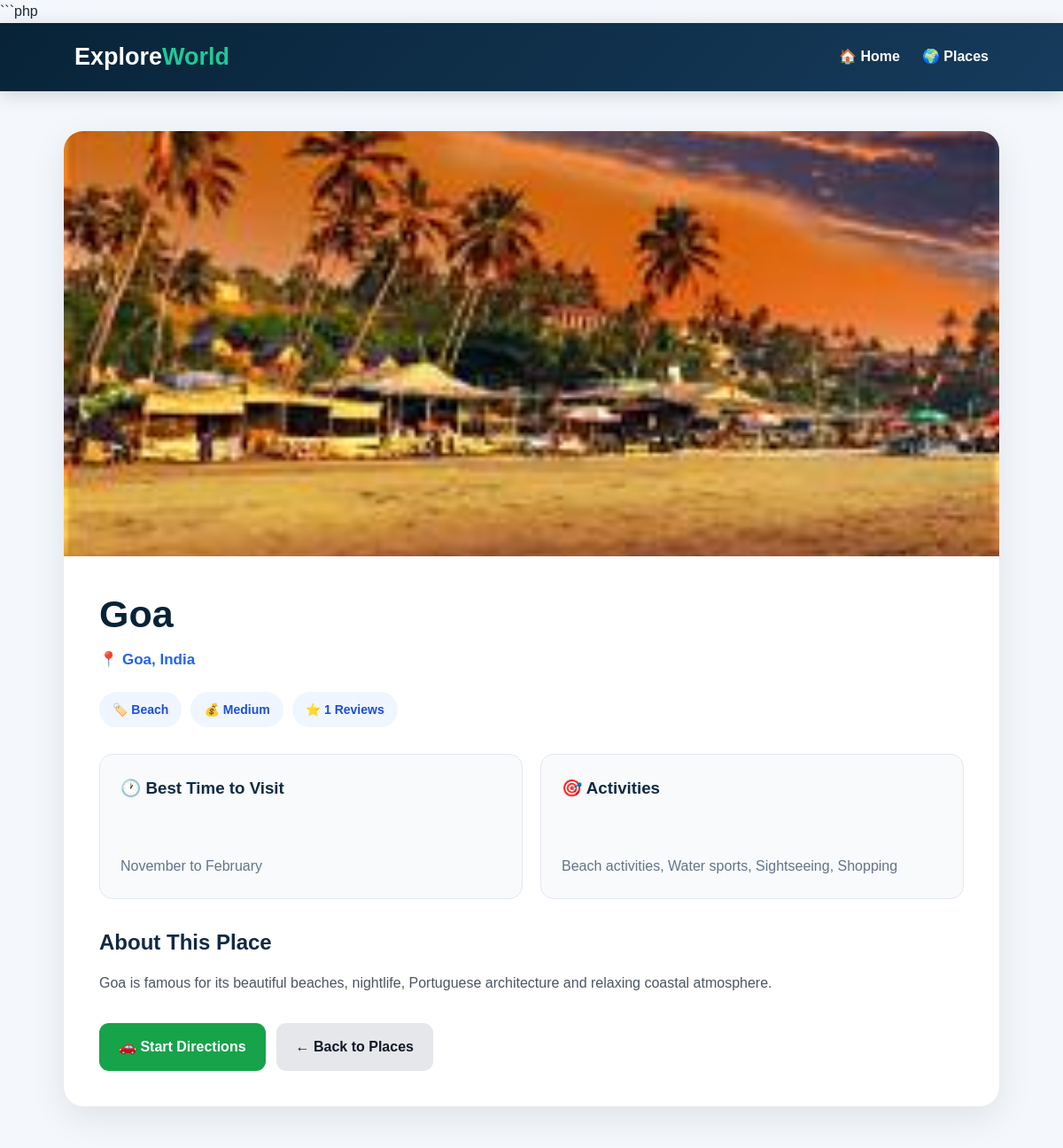
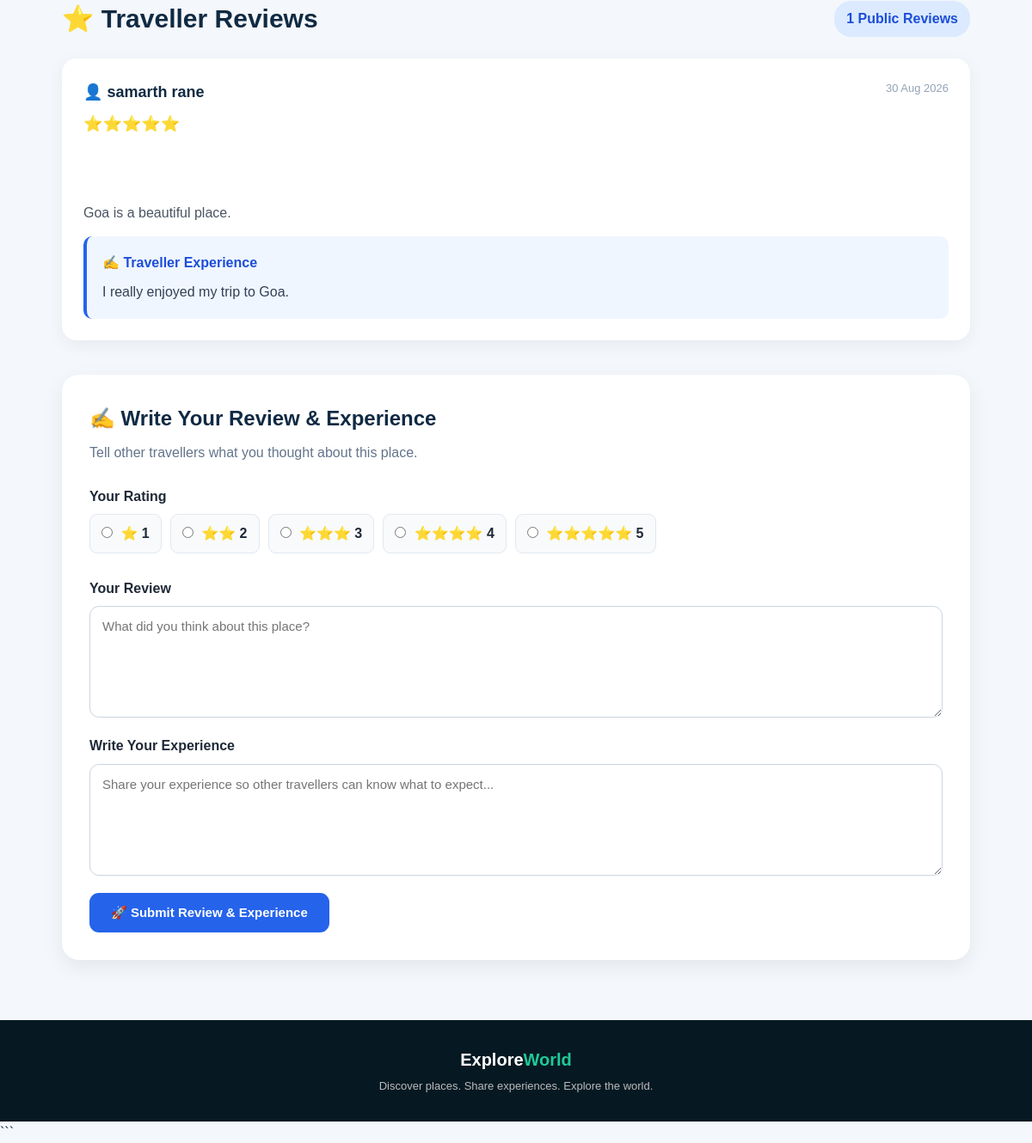
Page /places/details.php?id=1 (signed in) on the committed database (2 pictures, top to bottom).
### tables this page shows
CREATE TABLE `tourist_places` (
  `id` int(11) NOT NULL,
  `name` varchar(150) NOT NULL,
  `location` varchar(255) NOT NULL,
  `category` varchar(100) DEFAULT NULL,
  `budget` varchar(50) DEFAULT NULL,
  `description` text DEFAULT NULL,
  `best_time` varchar(150) DEFAULT NULL,
  `activities` text DEFAULT NULL,
  `image` varchar(255) DEFAULT NULL,
  `map_link` varchar(500) DEFAULT NULL,
  `created_at` timestamp NOT NULL DEFAULT current_timestamp()
);

CREATE TABLE `reviews` (
  `id` int(11) NOT NULL,
  `user_id` int(11) NOT NULL,
  `place_id` int(11) NOT NULL,
  `rating` int(11) NOT NULL,
  `review_text` text NOT NULL,
  `experience_text` text DEFAULT NULL,
  `is_public` tinyint(1) DEFAULT 1,
  `created_at` timestamp NOT NULL DEFAULT current_timestamp()
);

CREATE TABLE `users` (
  `id` int(11) NOT NULL,
  `name` varchar(100) NOT NULL,
  `email` varchar(150) NOT NULL,
  `password` varchar(255) NOT NULL,
  `created_at` timestamp NOT NULL DEFAULT current_timestamp()
);

### places/details.php (the view, shortened to what this page needs)
<?php
require_once "../config/db.php";
$place_id = isset($_GET["id"]) ? (int)$_GET["id"] : 0;
$is_user_logged_in =
    isset($_SESSION["user_id"]) &&
    !empty($_SESSION["user_id"]);
$stmt = $conn->prepare(
    "SELECT
        id,
        name,
        location,
        category,
        budget,
        description,
        best_time,
        activities,
        image,
        map_link,
        created_at
     FROM tourist_places
     WHERE id = ?
     LIMIT 1"
);
$stmt->bind_param(
    "i",
    $place_id
);
$stmt->execute();
$result = $stmt->get_result();
$place = $result->fetch_assoc();
$image_name = trim($place["image"] ?? "");
if ($image_name !== "") {
    $image_url =
        "../uploads/places/" .
        rawurlencode($image_name);
} else {
    $image_url =
        "../assets/images/hero.jpg";
}
$review_stmt = $conn->prepare(
    "SELECT
        r.id,
        r.rating,
        r.review_text,
        r.experience_text,
        r.created_at,
        u.name AS user_name
     FROM reviews r
     INNER JOIN users u
        ON r.user_id = u.id
     WHERE
        r.place_id = ?
        AND r.is_public = 1
     ORDER BY r.created_at DESC"
);
$reviews = false;
if ($review_stmt) {
    $review_stmt->bind_param(
        "i",
        $place_id
    );
    $review_stmt->execute();
    $reviews = $review_stmt->get_result();
}
$total_reviews = 0;
$count_stmt = $conn->prepare(
    "SELECT
        COUNT(*) AS total_reviews
     FROM reviews
     WHERE
        place_id = ?
        AND is_public = 1"
);
if ($count_stmt) {
    $count_stmt->bind_param(
        "i",
        $place_id
    );
    $count_stmt->execute();
    $count_result =
        $count_stmt->get_result();
    if ($count_result) {
        $count_data =
            $count_result->fetch_assoc();
        $total_reviews =
            (int)$count_data["total_reviews"];
    }
}
$destination =
    $place["name"] .
    ", " .
    $place["location"];
$directions_url =
    "https://www.google.com/maps/dir/?api=1&destination=" .
    urlencode($destination);
?>
<!DOCTYPE html>
<html lang="en">
<head>
</head>
<body>
<nav class="navbar">
    <a
        href="../index.php"
        class="logo"
    >
        Explore<span>World</span>
    </a>
    <div class="nav-links">
        <a href="../index.php">
            🏠 Home
        </a>
        <a href="index.php">
            🌍 Places
        </a>
    </div>
</nav>
<main class="container">
    <div class="place-card">
        <img
            src="<?php echo htmlspecialchars($image_url); ?>"
            alt="<?php echo htmlspecialchars($place["name"]); ?>"
            class="place-image"
            onerror="this.onerror=null;this.src='../assets/images/hero.jpg';"
        >
        <div class="place-content">
            <h1 class="place-title">
                <?php
                echo htmlspecialchars(
                    $place["name"]
                );
                ?>
            </h1>
            <div class="location">
                📍
                <?php
                echo htmlspecialchars(
                    $place["location"]
                );
                ?>
            </div>
            <div class="badges">
                <?php if (!empty($place["category"])): ?>
                    <span class="badge">
                        🏷️
                        <?php
                        echo htmlspecialchars(
                            $place["category"]
                        );
                        ?>
                    </span>
                <?php endif; ?>
                <?php if (!empty($place["budget"])): ?>
                    <span class="badge">
                        💰
                        <?php
                        echo htmlspecialchars(
                            $place["budget"]
                        );
                        ?>
                    </span>
                <?php endif; ?>
                <span class="badge">
                    ⭐
                    <?php echo $total_reviews; ?>
                    Reviews
                </span>
            </div>
            <div class="info-grid">
                <div class="info-box">
                    <h3>
                        🕐 Best Time to Visit
                    </h3>
                    <p>
                        <?php
                        if (!empty($place["best_time"])) {
                            echo nl2br(
                                htmlspecialchars(
                                    $place["best_time"]
                                )
                            );
                        } else {
                            echo "Information not available.";
                        }
                        ?>
                    </p>
                </div>
                <div class="info-box">
                    <h3>
                        🎯 Activities
                    </h3>
                    <p>
                        <?php
                        if (!empty($place["activities"])) {
                            echo nl2br(
                                htmlspecialchars(
                                    $place["activities"]
                                )
                            );
                        } else {
                            echo "Information not available.";
                        }
                        ?>
                    </p>
                </div>
            </div>
            <div class="description-section">
                <h2>
                    About This Place
                </h2>
                <p class="description">
                    <?php
                    if (!empty($place["description"])) {
                        echo nl2br(
                            htmlspecialchars(
                                $place["description"]
                            )
                        );
                    } else {
                        echo "No description available.";
                    }
                    ?>
                </p>
            </div>
            <div class="buttons">
                <a
                    href="<?php echo htmlspecialchars($directions_url); ?>"
                    target="_blank"
                    rel="noopener noreferrer"
                    class="btn direction-btn"
                >
                    🚗 Start Directions
                </a>
                <a
                    href="index.php"
                    class="btn back-btn"
                >
                    ← Back to Places
                </a>
            </div>
        </div>
    </div>
    <section class="reviews-section">
        <div class="section-heading">
            <h2>
                ⭐ Traveller Reviews
            </h2>
            <span class="review-count">
                <?php echo $total_reviews; ?>
                Public Reviews
            </span>
        </div>
        <?php if ($reviews && $reviews->num_rows > 0): ?>
            <?php while ($review = $reviews->fetch_assoc()): ?>
                <div class="review-card">
                    <div class="review-header">
                        <div>
                            <div class="user-name">
                                👤
                                <?php
                                echo htmlspecialchars(
                                    $review["user_name"]
                                );
                                ?>
                            </div>
                            <div class="stars">
                                <?php
                                $rating =
                                    (int)$review["rating"];
                                echo str_repeat(
                                    "⭐",
                                    $rating
                                );
                                ?>
                            </div>
                        </div>
                        <div class="review-date">
                            <?php
                            if (!empty($review["created_at"])) {
                                echo date(
                                    "d M Y",
                                    strtotime(
                                        $review["created_at"]
                                    )
                                );
                            }
                            ?>
                        </div>
                    </div>
                    <?php if (!empty($review["review_text"])): ?>
                        <p class="review-text">
                            <?php
                            echo nl2br(
                                htmlspecialchars(
                                    $review["review_text"]
                                )
                            );
                            ?>
                        </p>
                    <?php endif; ?>
                    <?php if (!empty($review["experience_text"])): ?>
                        <div class="experience-box">
                            <strong>
                                ✍️ Traveller Experience
                            </strong>
                            <?php
                            echo nl2br(
                                htmlspecialchars(
                                    $review["experience_text"]
                                )
                            );
                            ?>
                        </div>
                    <?php endif; ?>
                </div>
            <?php endwhile; ?>
        <?php endif; ?>
    </section>
    <?php if ($is_user_logged_in): ?>
        <section class="write-review">
            <h2>
                ✍️ Write Your Review & Experience
            </h2>
            <p class="write-review-subtitle">
                Tell other travellers what you thought about this place.
            </p>
            <form
                method="POST"
                action="details.php?id=<?php echo $place_id; ?>"
            >
                <div class="form-group">
                    <label>
                        Your Rating
                    </label>
                    <div class="rating-options">
                        <label>
                            <input
                                type="radio"
                                name="rating"
                                value="1"
                                required
                            >
                            ⭐ 1
                        </label>
                        <label>
                            <input
                                type="radio"
                                name="rating"
                                value="2"
                            >
                            ⭐⭐ 2
                        </label>
                        <label>
                            <input
                                type="radio"
                                name="rating"
                                value="3"
                            >
                            ⭐⭐⭐ 3
                        </label>
                        <label>
                            <input
                                type="radio"
                                name="rating"
                                value="4"
                            >
                            ⭐⭐⭐⭐ 4
                        </label>
                        <label>
                            <input
                                type="radio"
                                name="rating"
                                value="5"
                            >
                            ⭐⭐⭐⭐⭐ 5
                        </label>
                    </div>
                </div>
                <div class="form-group">
                    <label for="review_text">
                        Your Review
                    </label>
                    <textarea
                        id="review_text"
                        name="review_text"
                        placeholder="What did you think about this place?"
                    ></textarea>
                </div>
                <div class="form-group">
                    <label for="experience_text">
                        Write Your Experience
                    </label>
                    <textarea
                        id="experience_text"
                        name="experience_text"
                        placeholder="Share your experience so other travellers can know what to expect..."
                    ></textarea>
                </div>
                <button
                    type="submit"
                    class="submit-btn"
                >
                    🚀 Submit Review & Experience
                </button>
            </form>
        </section>
    <?php endif; ?>
</main>
<footer class="footer">
    <div class="footer-logo">
        Explore<span>World</span>
    </div>
    <p>
        Discover places.
        Share experiences.
        Explore the world.
    </p>
</footer>
</body>
</html>

### rows in the picture
tourist_places: image (picture), name "Goa", location "Goa, India", category "Beach", budget "Medium", best_time "November to February", activities "Beach activities, Water sports, Sightseeing, Shopping", description "Goa is famous for its beautiful beaches, nightlife, Portuguese architecture and relaxing coastal atmosphere."
reviews: user.name "samarth rane", rating "⭐⭐⭐⭐⭐", created_at "30 Aug 2026", review_text "Goa is a beautiful place.", experience_text "I really enjoyed my trip to Goa."

### other values in the picture
$total_reviews "1"
